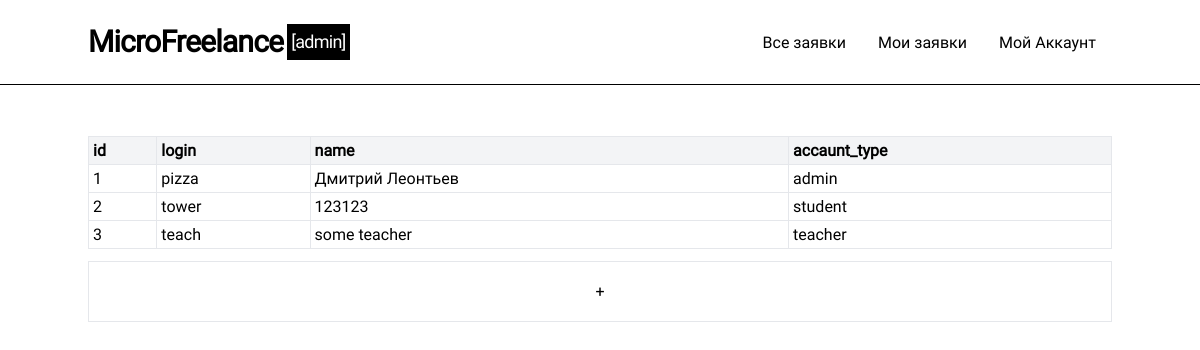
Page /admin (signed in) on the earlier database version.
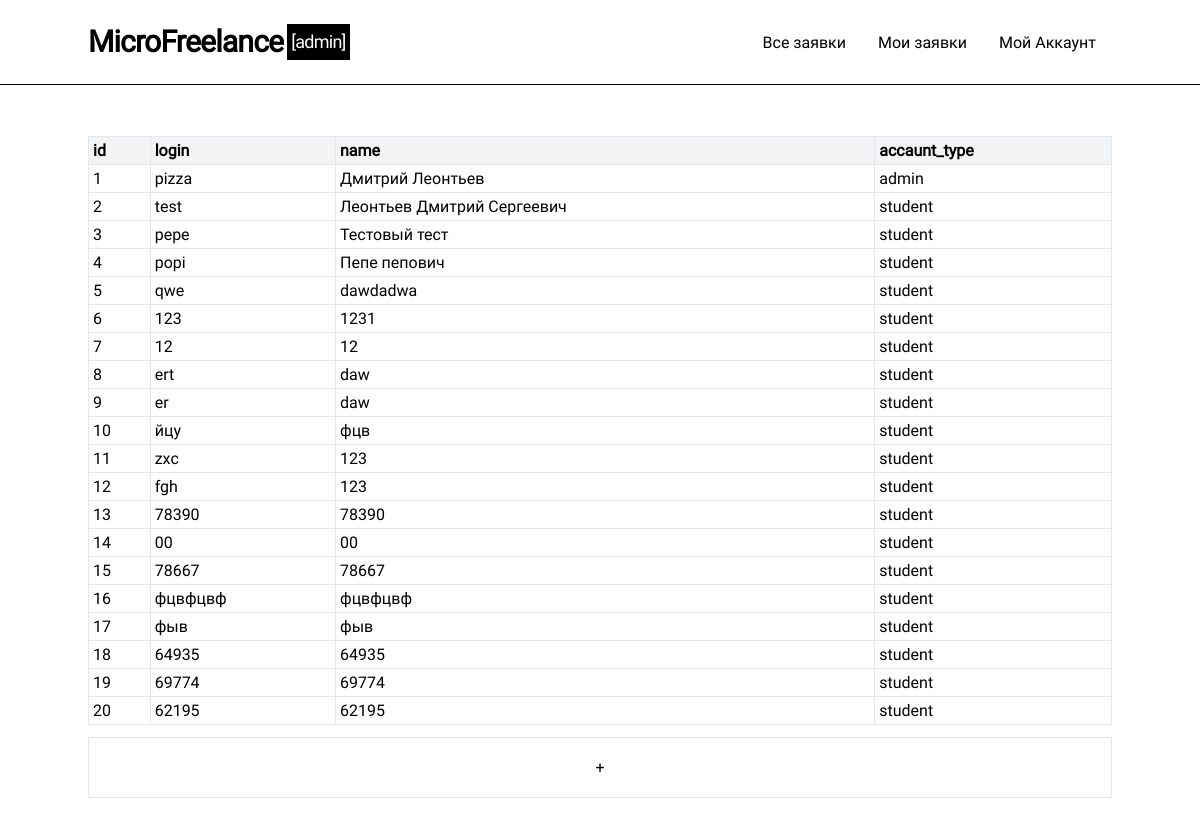
Same page on the later database version.
### models.py (models this page shows, shortened)
class User(UserMixin, db.Model):
    __table_name__ = "users"
    id: Mapped[int]                         = mapped_column(primary_key=True)
    login: Mapped[str]                      = mapped_column(String(64), index=True, unique=True)
    password_hash: Mapped[Optional[str]]    = mapped_column(String(256))
    name: Mapped[Optional[str]]             = mapped_column(String(64))
    aboutme: Mapped[Optional[str]]          = mapped_column(String(256))
    contact_info: Mapped[Optional[str]]     = mapped_column(String(256))
    account_type: Mapped[str]               = mapped_column(String(256), default='student')

### routes.py (the view)
@app.route('/admin')
@login_required
def admin_panel():
    if current_user.account_type != "admin":
        abort(418)
    users = db.session.scalars(sa.select(User))
    return render_template('admin/admin_panel.html', users=users)

### models.py (called while the page is built)
@login.user_loader
def load_user(id):
  return db.session.get(User, int(id))

### templates/admin/admin_panel.html
{% extends "base/base.html" %}
{% block content %}
<table class="table-auto w-full border">
    <thead class="bg-gray-100">
      <tr class="divide-x">
        <th class="p-1 text-start">id</th>
        <th class="p-1 text-start">login</th>
        <th class="p-1 text-start">name</th>
        <th class="p-1 text-start">accaunt_type</th>
      </tr>
    </thead>
    <tbody>
    {% for user in users%}
      <tr class="border divide-x hover:bg-gray-100 cursor-pointer" onclick="window.location.replace('admin/{{user.id}}')">
        <td class="p-1 text-start overflow-scroll">{{user.id}}</td>
        <td class="p-1 text-start overflow-scroll">{{user.login}}</td>
        <td class="p-1 text-start overflow-scroll">{{user.name}}</td>
        <td class="p-1 text-start overflow-scroll">{{user.account_type}}</td>
      </tr>
    {% endfor %}
    </tbody>
  </table>
  <a href="admin-create-new-user">
    <p class="text-center border mt-3 p-5">
      +
    </p>
  </a>
{% endblock %}

### templates/base/base.html (shortened to what this page needs)
<!DOCTYPE html>
<html lang="en">
<head>
    <link rel="stylesheet" href="{{ url_for('static', filename='compile.css') }}">
    <link rel="stylesheet" href="{{ url_for('static', filename='output.css') }}">
</head>
<body>
    {% include 'base/header.html' %}
    <div class="container-" id="container">
        {% block content %}
        {% endblock %}
    </div>
</body>
</html>

### templates/base/header.html (shortened to what this page needs)
<nav class="nav-desktop">
    <div class="content">
      <div class="logo">
        <a href="/"> MicroFreelance</a>
        <span class="account-type">[{{current_user.account_type}}]</span>
      </div>
      <div class="tabs">
          <a class="tab" href="/all-tasks"> Все заявки </a>
          <a class="tab" href="/my-tasks">  Мои заявки </a>
          <div class="dropdown">
            <a class="tab" href="/login">   Мой Аккаунт</a>
          </div>
      </div>
  </div>
</nav>

### static/compile.css (style rules this page uses)
html, :host { line-height: 1.5; -webkit-text-size-adjust: 100%; -moz-tab-size: 4; -o-tab-size: 4; tab-size: 4; font-family: Roboto; font-feature-settings: normal; font-variation-settings: normal; -webkit-tap-highlight-color: transparent; }
body { margin: 0; line-height: inherit; }
a { color: inherit; text-decoration: inherit; }
table { text-indent: 0; border-color: inherit; border-collapse: collapse; }
blockquote, dl, dd, h1, h2, h3, h4, h5, h6, hr, figure, p, pre { margin: 0; }
.mt-3 { margin-top: 0.75rem; }
.w-full { width: 100%; }
.table-auto { table-layout: auto; }
.cursor-pointer { cursor: pointer; }
.divide-x > :not([hidden]) ~ :not([hidden]) { --tw-divide-x-reverse: 0; border-right-width: calc(1px * var(--tw-divide-x-reverse)); border-left-width: calc(1px * calc(1 - var(--tw-divide-x-reverse))); }
.overflow-scroll { overflow: scroll; }
.border { border-width: 1px; }
.bg-gray-100 { --tw-bg-opacity: 1; background-color: rgb(243 244 246 / var(--tw-bg-opacity)); }
.p-1 { padding: 0.25rem; }
.p-5 { padding: 1.25rem; }
.text-center { text-align: center; }
.text-start { text-align: start; }

Differences in the rows shown:
changed User id 2: login "tower" → "test"; name "123123" → "Леонтьев Дмитрий Сергеевич"
changed User id 3: login "teach" → "pepe"; name "some teacher" → "Тестовый тест"; account_type "teacher" → "student"
added User: id "4", login "popi", name "Пепе пепович", account_type "student"
added User: id "5", login "qwe", name "dawdadwa", account_type "student"
added User: id "6", login "123", name "1231", account_type "student"
added User: id "7", login "12", name "12", account_type "student"
added User: id "8", login "ert", name "daw", account_type "student"
added User: id "9", login "er", name "daw", account_type "student"
added User: id "10", login "йцу", name "фцв", account_type "student"
added User: id "11", login "zxc", name "123", account_type "student"
added User: id "12", login "fgh", name "123", account_type "student"
added User: id "13", login "78390", name "78390", account_type "student"
added User: id "14", login "00", name "00", account_type "student"
added User: id "15", login "78667", name "78667", account_type "student"
added User: id "16", login "фцвфцвф", name "фцвфцвф", account_type "student"
added User: id "17", login "фыв", name "фыв", account_type "student"
added User: id "18", login "64935", name "64935", account_type "student"
added User: id "19", login "69774", name "69774", account_type "student"
added User: id "20", login "62195", name "62195", account_type "student"
